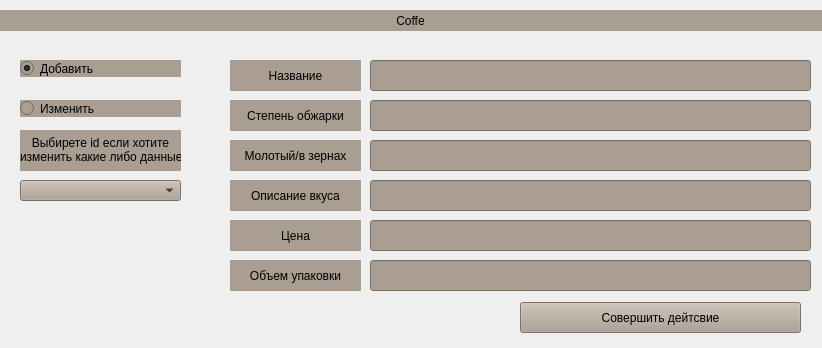
<?xml version="1.0" encoding="UTF-8"?>
<ui version="4.0">
 <class>Form</class>
 <widget class="QWidget" name="Form">
  <property name="geometry">
   <rect>
    <x>0</x>
    <y>0</y>
    <width>822</width>
    <height>348</height>
   </rect>
  </property>
  <property name="windowTitle">
   <string>Form</string>
  </property>
  <widget class="QRadioButton" name="add">
   <property name="geometry">
    <rect>
     <x>20</x>
     <y>60</y>
     <width>161</width>
     <height>17</height>
    </rect>
   </property>
   <property name="styleSheet">
    <string notr="true">color: rgb(0, 0, 0);
font: 12pt &quot;MS UI Gothic&quot;;
background-color: rgb(170, 158, 146);</string>
   </property>
   <property name="text">
    <string>Добавить</string>
   </property>
   <property name="checked">
    <bool>true</bool>
   </property>
  </widget>
  <widget class="QRadioButton" name="edit">
   <property name="geometry">
    <rect>
     <x>20</x>
     <y>100</y>
     <width>161</width>
     <height>17</height>
    </rect>
   </property>
   <property name="styleSheet">
    <string notr="true">color: rgb(0, 0, 0);
font: 12pt &quot;MS UI Gothic&quot;;
background-color: rgb(170, 158, 146);</string>
   </property>
   <property name="text">
    <string>Изменить</string>
   </property>
  </widget>
  <widget class="QLineEdit" name="title">
   <property name="geometry">
    <rect>
     <x>370</x>
     <y>60</y>
     <width>441</width>
     <height>31</height>
    </rect>
   </property>
   <property name="styleSheet">
    <string notr="true">color: rgb(0, 0, 0);
font: 12pt &quot;Myanmar Text&quot;;
background-color: rgb(170, 158, 146);</string>
   </property>
  </widget>
  <widget class="QLineEdit" name="roasting">
   <property name="geometry">
    <rect>
     <x>370</x>
     <y>100</y>
     <width>441</width>
     <height>31</height>
    </rect>
   </property>
   <property name="styleSheet">
    <string notr="true">color: rgb(0, 0, 0);
font: 12pt &quot;Myanmar Text&quot;;
background-color: rgb(170, 158, 146);</string>
   </property>
  </widget>
  <widget class="QLineEdit" name="zerno">
   <property name="geometry">
    <rect>
     <x>370</x>
     <y>140</y>
     <width>441</width>
     <height>31</height>
    </rect>
   </property>
   <property name="styleSheet">
    <string notr="true">color: rgb(0, 0, 0);
font: 12pt &quot;Myanmar Text&quot;;
background-color: rgb(170, 158, 146);</string>
   </property>
  </widget>
  <widget class="QLineEdit" name="description">
   <property name="geometry">
    <rect>
     <x>370</x>
     <y>180</y>
     <width>441</width>
     <height>31</height>
    </rect>
   </property>
   <property name="styleSheet">
    <string notr="true">color: rgb(0, 0, 0);
font: 12pt &quot;Myanmar Text&quot;;
background-color: rgb(170, 158, 146);</string>
   </property>
  </widget>
  <widget class="QLineEdit" name="price">
   <property name="geometry">
    <rect>
     <x>370</x>
     <y>220</y>
     <width>441</width>
     <height>31</height>
    </rect>
   </property>
   <property name="styleSheet">
    <string notr="true">color: rgb(0, 0, 0);
font: 12pt &quot;Myanmar Text&quot;;
background-color: rgb(170, 158, 146);</string>
   </property>
  </widget>
  <widget class="QLineEdit" name="volume">
   <property name="geometry">
    <rect>
     <x>370</x>
     <y>260</y>
     <width>441</width>
     <height>31</height>
    </rect>
   </property>
   <property name="styleSheet">
    <string notr="true">color: rgb(0, 0, 0);
font: 12pt &quot;Myanmar Text&quot;;
background-color: rgb(170, 158, 146);</string>
   </property>
  </widget>
  <widget class="QLabel" name="label">
   <property name="geometry">
    <rect>
     <x>-10</x>
     <y>10</y>
     <width>841</width>
     <height>21</height>
    </rect>
   </property>
   <property name="styleSheet">
    <string notr="true">color: rgb(0, 0, 0);
font: 16pt &quot;MS UI Gothic&quot;;
background-color: rgb(170, 158, 146);</string>
   </property>
   <property name="text">
    <string>Coffe</string>
   </property>
   <property name="alignment">
    <set>Qt::AlignCenter</set>
   </property>
  </widget>
  <widget class="QLabel" name="label_2">
   <property name="geometry">
    <rect>
     <x>230</x>
     <y>60</y>
     <width>131</width>
     <height>31</height>
    </rect>
   </property>
   <property name="styleSheet">
    <string notr="true">color: rgb(0, 0, 0);
font: 12pt &quot;Myanmar Text&quot;;
background-color: rgb(170, 158, 146);</string>
   </property>
   <property name="text">
    <string>Название</string>
   </property>
   <property name="alignment">
    <set>Qt::AlignCenter</set>
   </property>
  </widget>
  <widget class="QLabel" name="label_3">
   <property name="geometry">
    <rect>
     <x>230</x>
     <y>100</y>
     <width>131</width>
     <height>31</height>
    </rect>
   </property>
   <property name="styleSheet">
    <string notr="true">color: rgb(0, 0, 0);
font: 12pt &quot;Myanmar Text&quot;;
background-color: rgb(170, 158, 146);</string>
   </property>
   <property name="text">
    <string>Степень обжарки</string>
   </property>
   <property name="alignment">
    <set>Qt::AlignCenter</set>
   </property>
  </widget>
  <widget class="QLabel" name="label_4">
   <property name="geometry">
    <rect>
     <x>230</x>
     <y>140</y>
     <width>131</width>
     <height>31</height>
    </rect>
   </property>
   <property name="styleSheet">
    <string notr="true">color: rgb(0, 0, 0);
font: 11pt &quot;Myanmar Text&quot;;
background-color: rgb(170, 158, 146);</string>
   </property>
   <property name="text">
    <string>Молотый/в зернах</string>
   </property>
   <property name="alignment">
    <set>Qt::AlignCenter</set>
   </property>
  </widget>
  <widget class="QLabel" name="label_5">
   <property name="geometry">
    <rect>
     <x>230</x>
     <y>180</y>
     <width>131</width>
     <height>31</height>
    </rect>
   </property>
   <property name="styleSheet">
    <string notr="true">color: rgb(0, 0, 0);
font: 12pt &quot;Myanmar Text&quot;;
background-color: rgb(170, 158, 146);</string>
   </property>
   <property name="text">
    <string>Описание вкуса</string>
   </property>
   <property name="alignment">
    <set>Qt::AlignCenter</set>
   </property>
  </widget>
  <widget class="QLabel" name="label_6">
   <property name="geometry">
    <rect>
     <x>230</x>
     <y>220</y>
     <width>131</width>
     <height>31</height>
    </rect>
   </property>
   <property name="styleSheet">
    <string notr="true">color: rgb(0, 0, 0);
font: 12pt &quot;Myanmar Text&quot;;
background-color: rgb(170, 158, 146);</string>
   </property>
   <property name="text">
    <string>Цена</string>
   </property>
   <property name="alignment">
    <set>Qt::AlignCenter</set>
   </property>
  </widget>
  <widget class="QLabel" name="label_7">
   <property name="geometry">
    <rect>
     <x>230</x>
     <y>260</y>
     <width>131</width>
     <height>31</height>
    </rect>
   </property>
   <property name="styleSheet">
    <string notr="true">color: rgb(0, 0, 0);
font: 12pt &quot;Myanmar Text&quot;;
background-color: rgb(170, 158, 146);</string>
   </property>
   <property name="text">
    <string>Объем упаковки</string>
   </property>
   <property name="alignment">
    <set>Qt::AlignCenter</set>
   </property>
  </widget>
  <widget class="QComboBox" name="comboBox">
   <property name="geometry">
    <rect>
     <x>20</x>
     <y>180</y>
     <width>161</width>
     <height>21</height>
    </rect>
   </property>
   <property name="styleSheet">
    <string notr="true">color: rgb(0, 0, 0);
font: 12pt &quot;Myanmar Text&quot;;
background-color: rgb(170, 158, 146);</string>
   </property>
  </widget>
  <widget class="QLabel" name="label_8">
   <property name="geometry">
    <rect>
     <x>20</x>
     <y>130</y>
     <width>161</width>
     <height>41</height>
    </rect>
   </property>
   <property name="styleSheet">
    <string notr="true">color: rgb(0, 0, 0);
font: 8pt &quot;Myanmar Text&quot;;
background-color: rgb(170, 158, 146);</string>
   </property>
   <property name="text">
    <string>&lt;html&gt;&lt;head/&gt;&lt;body&gt;&lt;p align=&quot;center&quot;&gt;Выбирете id если хотите&lt;br/&gt;изменить какие либо данные&lt;/p&gt;&lt;/body&gt;&lt;/html&gt;</string>
   </property>
  </widget>
  <widget class="QPushButton" name="pushButton">
   <property name="geometry">
    <rect>
     <x>520</x>
     <y>302</y>
     <width>281</width>
     <height>31</height>
    </rect>
   </property>
   <property name="styleSheet">
    <string notr="true">color: rgb(0, 0, 0);
font: 12pt &quot;MS UI Gothic&quot;;
background-color: rgb(170, 158, 146);</string>
   </property>
   <property name="text">
    <string>Совершить дейтсвие</string>
   </property>
  </widget>
 </widget>
 <resources/>
 <connections/>
</ui>
